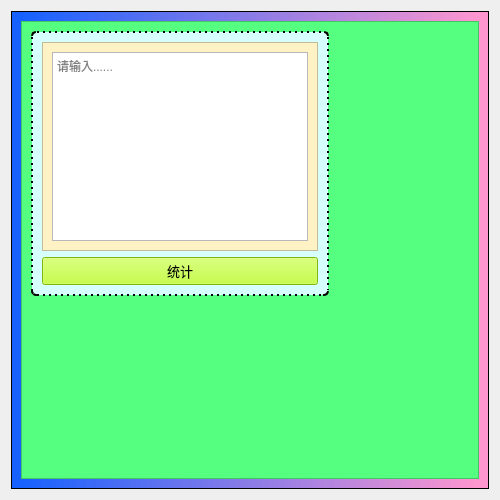
<?xml version="1.0" encoding="UTF-8"?>
<ui version="4.0">
 <class>Form</class>
 <widget class="QWidget" name="Form">
  <property name="geometry">
   <rect>
    <x>0</x>
    <y>0</y>
    <width>500</width>
    <height>500</height>
   </rect>
  </property>
  <property name="windowTitle">
   <string>统计</string>
  </property>
  <layout class="QGridLayout" name="gridLayout">
   <item row="0" column="0">
    <widget class="QFrame" name="frame">
     <property name="styleSheet">
      <string notr="true">QWidget{

}
QFrame#frame_2{
	border-radius: 5;
	border-color: rgb(0, 0, 0);	
	border-width: 2;
	background-color: rgb(215, 255, 255);
	border-style: dotted
}
QFrame#frame{
	
	background-color: qlineargradient(spread:pad, x1:0.0227727, y1:0.472, x2:0.977273, y2:0.476955, stop:0 rgba(23, 98, 255, 255), stop:1 rgba(255, 150, 207, 255));
}
QFrame#frame_3{
	
	background-color: rgb(255, 242, 197)
}</string>
     </property>
     <property name="frameShape">
      <enum>QFrame::StyledPanel</enum>
     </property>
     <property name="frameShadow">
      <enum>QFrame::Raised</enum>
     </property>
     <layout class="QGridLayout" name="gridLayout_2">
      <item row="0" column="0">
       <widget class="QFrame" name="frame_4">
        <property name="styleSheet">
         <string notr="true">QFrame#frame_4{
	
	background-color: rgb(85, 255, 127);
}</string>
        </property>
        <property name="frameShape">
         <enum>QFrame::StyledPanel</enum>
        </property>
        <property name="frameShadow">
         <enum>QFrame::Raised</enum>
        </property>
        <widget class="QFrame" name="frame_2">
         <property name="geometry">
          <rect>
           <x>10</x>
           <y>10</y>
           <width>298</width>
           <height>265</height>
          </rect>
         </property>
         <property name="frameShape">
          <enum>QFrame::StyledPanel</enum>
         </property>
         <property name="frameShadow">
          <enum>QFrame::Raised</enum>
         </property>
         <layout class="QGridLayout" name="gridLayout_3">
          <item row="0" column="0">
           <widget class="QFrame" name="frame_3">
            <property name="frameShape">
             <enum>QFrame::StyledPanel</enum>
            </property>
            <property name="frameShadow">
             <enum>QFrame::Raised</enum>
            </property>
            <layout class="QHBoxLayout" name="horizontalLayout">
             <item>
              <widget class="QPlainTextEdit" name="plainText1">
               <property name="placeholderText">
                <string>请输入......</string>
               </property>
              </widget>
             </item>
            </layout>
           </widget>
          </item>
          <item row="1" column="0">
           <widget class="QPushButton" name="Pbutton1">
            <property name="font">
             <font>
              <family>Microsoft YaHei UI</family>
              <pointsize>10</pointsize>
             </font>
            </property>
            <property name="styleSheet">
             <string notr="true">QPushButton#Pbutton1{
	background-color: rgb(181, 255, 21)
}</string>
            </property>
            <property name="text">
             <string>统计</string>
            </property>
           </widget>
          </item>
         </layout>
        </widget>
       </widget>
      </item>
     </layout>
    </widget>
   </item>
  </layout>
 </widget>
 <resources/>
 <connections/>
</ui>
